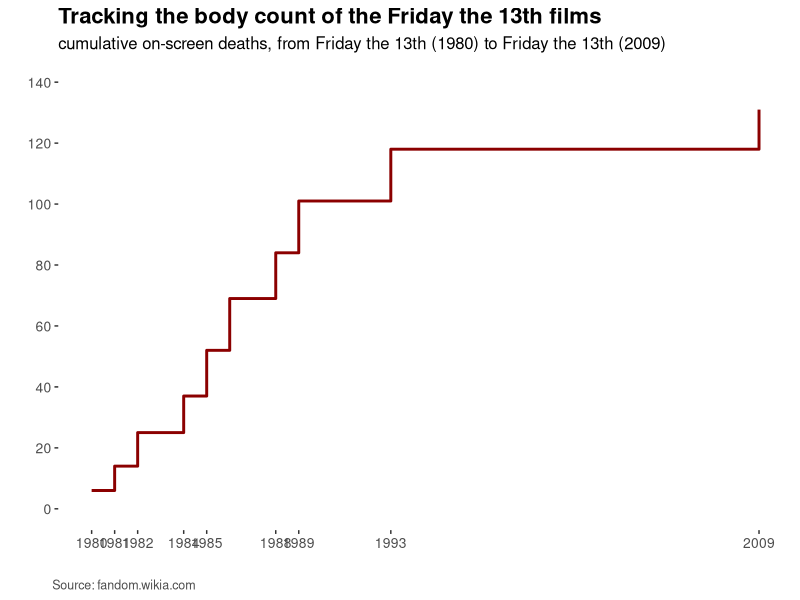

Generate this figure with R:
library('tidyverse')
library('gganimate')

deaths <- read_csv('deaths.csv') # http://fridaythe13th.wikia.com/wiki/List_of_deaths_in_the_Friday_the_13th_films

deaths.totals <- deaths %>% filter(`On-Screen Death?` == 'Yes') %>% select(Film, Name) %>%
  group_by(Film) %>%
  mutate(n = row_number(), total.deaths = max(n)) %>%
  select(Film, total.deaths) %>% ungroup() %>%
  distinct() %>%
  mutate(cumulative.deaths = cumsum(total.deaths)) %>% ungroup()

deaths.totals$year <- str_extract_all(deaths.totals$Film, "\\([^()]+\\)")
deaths.totals$year <- as.numeric(substring(deaths.totals$year, 2, nchar(deaths.totals$year)-1))


ggplot(deaths.totals, aes(x = year, y = cumulative.deaths)) +
  geom_step(color = 'darkred', size = 1) +
  scale_x_continuous(breaks = c(1980, 1981, 1982, 1984, 1985, 1988, 1989, 1993, 2009)) +
  scale_y_continuous(limits = c(0, 140), breaks = seq(0, 140, 20)) +
  labs(title = "Tracking the body count of the Friday the 13th films", subtitle = "cumulative on-screen deaths, from Friday the 13th (1980) to Friday the 13th (2009)", y = "", x = "", 
       caption = "Source: fandom.wikia.com") +
  theme(plot.title = element_text(size = 16, face = "bold"),
        panel.grid.minor = element_blank(), 
        panel.grid.major = element_blank(), 
        panel.background = element_blank(), 
        plot.subtitle = element_text(size = 12), 
        axis.text = element_text(size = 10),
        plot.caption = element_text(hjust = -.01, color = 'grey30', size = 9))
